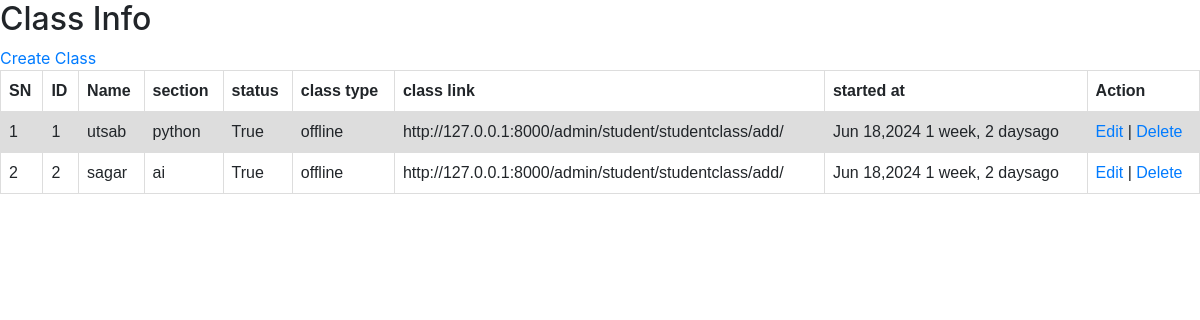
/student/class, run on an earlier commit of the app's database.
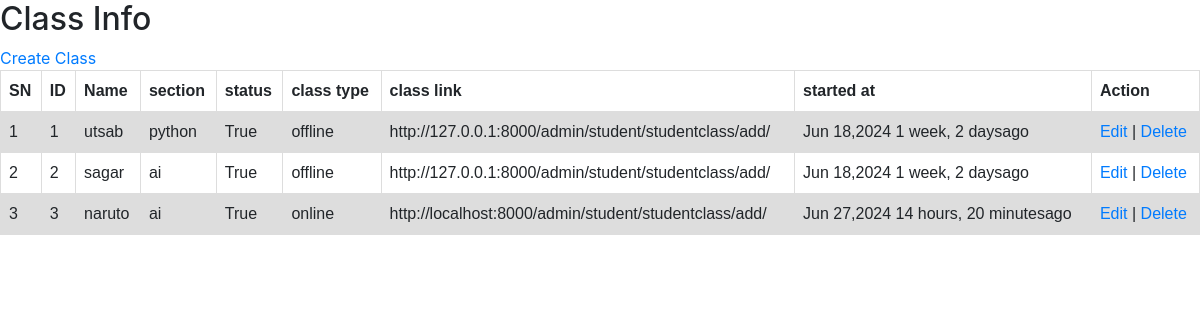
And on a later commit of the database.
### student/models.py (models this page shows, shortened)
class StudentClass(models.Model):
    name = models.CharField(verbose_name="Class name", max_length=30, blank=False, null=True)
    section = models.CharField(verbose_name="class Section", max_length=40)
    image = models.ImageField(upload_to='studentclass/', null=True, blank=True)
    status =  models.BooleanField(default=False)
    class_type = models.CharField(verbose_name="class type", max_length=10, null=True, blank=True)
    class_link = models.URLField(null=True, blank=True)
    created_at = models.DateField(null=True, blank=True)
    started_at =  models.DateField(null=True, blank=True)
    ended_at = models.DateField(name="ended", null=True, blank=True)

### student/views.py (the view)
# urls.py: path('class',list_class,name="list-class"),
def list_class(request):
    context = {"data": StudentClass.objects.all()}
    return render(request, "class/index.html", context)

### student/templates/class/index.html (shortened to what this page needs)
<!DOCTYPE html>
<html>
<head>
  <link rel="stylesheet" href="https://cdn.jsdelivr.net/npm/bootstrap@4.3.1/dist/css/bootstrap.min.css">
</head>
<body>
<h2>Class Info</h2>
 <a href="{% url 'create_class' %}"> Create Class </a>
<table>
  <tr>
    <th>SN</th>
    <th>ID</th>
    <th>Name</th>
    <th>section</th>
    <th>status</th>
    <th>class type</th>
    <th>class link</th>
    <th>started at</th>
    <th>Action</th>
  </tr>
  {% for i in data %}
  <tr>
    <td>{{forloop.counter}}</td>
    <td>{{i.id}}</td>
    <td>{{i.name}}</td>
    <td>{{i.section}}</td>
    <td>{{i.status}}</td>
    <td>{{i.class_type}}</td>
    <td>{{i.class_link}}</td>
    <td>{{i.started_at | date:"M d,Y"}} {{i.started_at | timesince}}ago</td>
    <td><a href="{% url 'edit_class' i.id %}"> Edit</a> | <a href="{% url 'delete_class' i.id %}"> Delete</a> </td>
  </tr>
  {% endfor %}
</table>
</body>
</html>

### student/templates/class/index.html (style rules this page uses)
table { font-family: arial, sans-serif; border-collapse: collapse; width: 100%; }
td, th { border: 1px solid #dddddd; text-align: left; padding: 8px; }
tr:nth-child(even) { background-color: #dddddd; }

What changed in the data, as far as the page shows it:
added StudentClass: id "3", name "naruto", section "ai", status "True", class_type "online", class_link "http://localhost:8000/admin/student/studentclass/add/", started_at "Jun 27,2024", started_at "14 hours, 20 minutes"
